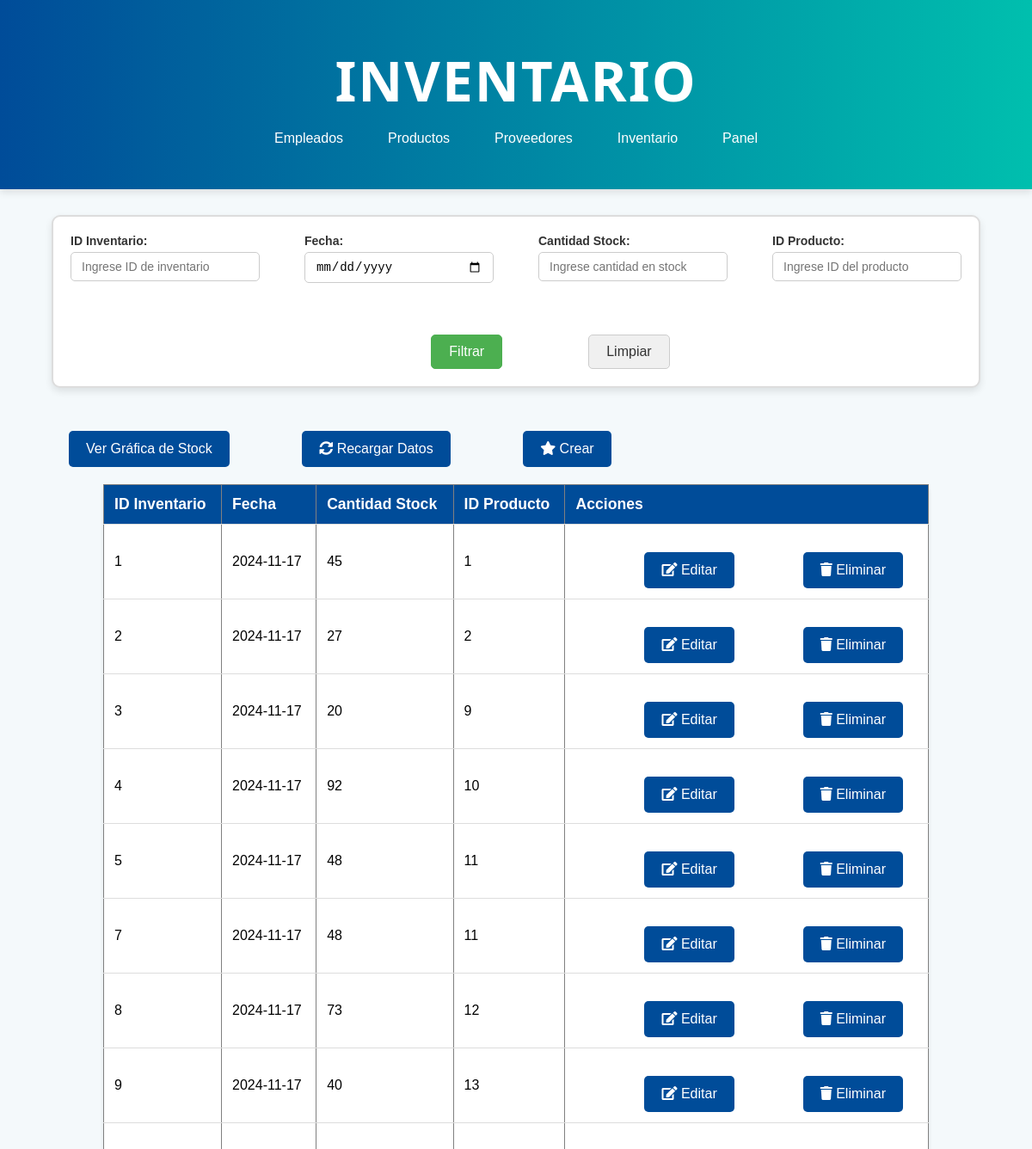
The page /inventario.php (upper part) on the database as committed earlier.
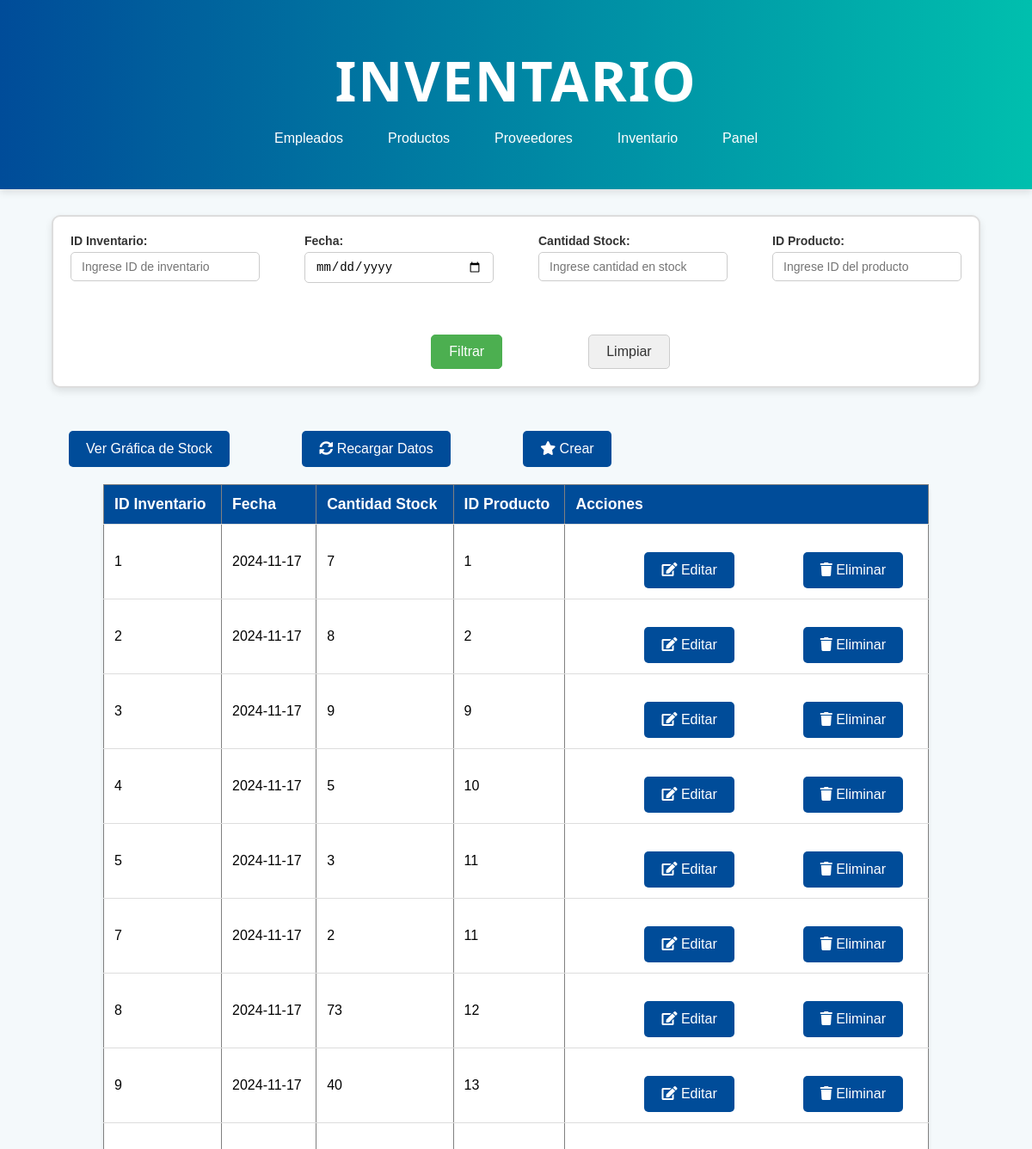
The same page on the database as committed later.
### tables this page shows
CREATE TABLE `inventario` (
  `idInventario` int(11) NOT NULL,
  `cantidadStock` int(11) NOT NULL,
  `fecha` date DEFAULT NULL,
  `idProducto` int(11) NOT NULL,
  `eliminado` int(11) NOT NULL DEFAULT 0
);

### inventario.php (the view, shortened to what this page needs)
<?php
$servername = "localhost";
$username = "root";
$password = "";
$dbname = "drogueriasconfe";
$conn = new mysqli($servername, $username, $password, $dbname);
$sql = "SELECT idInventario, fecha, cantidadStock, idProducto FROM inventario WHERE eliminado = 0";
$result = $conn->query($sql);
$inventarios = [];
if ($result->num_rows > 0) {
    while ($row = $result->fetch_assoc()) {
        $inventarios[] = $row;
    }
}
?>
<!DOCTYPE html>
<html lang="es">
<head>
    <link rel="stylesheet" href="css/stylesListas.css">
    <link rel="stylesheet" href="https://cdnjs.cloudflare.com/ajax/libs/font-awesome/5.15.3/css/all.min.css">
</head>
<body>
    <header class="header">
        <h1>Inventario</h1>
        <nav>
            <ul>
                <li><a href="empleado.php">Empleados</a></li>
                <li><a href="producto.php">Productos</a></li>
                <li><a href="proveedor.php">Proveedores</a></li>
                <li><a href="inventario.php">Inventario</a></li>
                <li><a href="administrador.php">Panel</a></li>
            </ul>
        </nav>
    </header>
    <form method="GET" action="">
        <div class="contenedor-filtros">
            <div class="formulario-filtros">
                <div class="filtro">
                    <label for="idInventario">ID Inventario:</label>
                    <input type="text" name="idInventario" id="idInventario" placeholder="Ingrese ID de inventario" value="<?= isset($_GET['idInventario']) ? htmlspecialchars($_GET['idInventario']) : '' ?>">
                </div>
                <div class="filtro">
                    <label for="fecha">Fecha:</label>
                    <input type="date" name="fecha" id="fecha" value="<?= isset($_GET['fecha']) ? htmlspecialchars($_GET['fecha']) : '' ?>">
                </div>
                <div class="filtro">
                    <label for="cantidadStock">Cantidad Stock:</label>
                    <input type="number" name="cantidadStock" id="cantidadStock" placeholder="Ingrese cantidad en stock" value="<?= isset($_GET['cantidadStock']) ? htmlspecialchars($_GET['cantidadStock']) : '' ?>" min="0">
                </div>
                <div class="filtro">
                    <label for="idProducto">ID Producto:</label>
                    <input type="text" name="idProducto" id="idProducto" placeholder="Ingrese ID del producto" value="<?= isset($_GET['idProducto']) ? htmlspecialchars($_GET['idProducto']) : '' ?>">
                </div>
            </div>
            <div class="botones">
                <button type="submit">Filtrar</button>
                <button type="reset" onclick="resetForm()">Limpiar</button>
            </div>
        </div>
    </form>
    <button onclick="window.location.href='estadisticasStock.php';">Ver Gráfica de Stock</button>
    <button onclick="recargarDatos()">
    <i class="fas fa-sync-alt"></i> Recargar Datos
</button>
    <button class='crear' onclick="window.location.href='crearInventario.php'">
        <i class='fas fa-star'></i> Crear
    </button>
    <table border="1">
        <thead>
            <tr>
                <th>ID Inventario</th>
                <th>Fecha</th>
                <th>Cantidad Stock</th>
                <th>ID Producto</th>
                <th>Acciones</th>
            </tr>
        </thead>
        <tbody id="datosInventario">
            <?php
            if (count($inventarios) > 0) {
                foreach ($inventarios as $row) {
                    echo "<tr>";
                    echo "<td>" . $row["idInventario"] . "</td>";
                    echo "<td>" . $row["fecha"] . "</td>";
                    echo "<td>" . $row["cantidadStock"] . "</td>";
                    echo "<td>" . $row["idProducto"] . "</td>";
                    echo "<td>";
                    echo "<button onclick='editarInventario(" . $row["idInventario"] . ")'><i class='fas fa-edit'></i> Editar</button>";
                    echo "<button onclick='eliminarInventario(" . $row["idInventario"] . ")'><i class='fas fa-trash'></i> Eliminar</button>";
                    echo "</td>";
                    echo "</tr>";
                }
            } else {
                echo "<tr><td colspan='5'>No se encontraron datos</td></tr>";
            }
            ?>
        </tbody>
    </table>
</body>
</html>

### css/stylesListas.css (style rules this page uses)
* { box-sizing: border-box; margin: 0; padding: 0; }
body { font-family: Arial, sans-serif; background-color: #f4f9fb; }
header { background: linear-gradient(to right, #004c99, #00bfae); color: white; text-align: center; padding: 50px 20px; box-shadow: 0 4px 8px rgba(0, 0, 0, 0.1); }
header h1 { font-size: 4em; font-family: 'Segoe UI', Tahoma, Geneva, Verdana, sans-serif; font-weight: 700; margin-bottom: 15px; letter-spacing: 2px; text-transform: uppercase; }
nav ul { display: flex; justify-content: center; list-style: none; }
nav ul li { margin: 0 10px; }
nav ul li a { color: #fff; text-decoration: none; padding: 0.5rem 1rem; border-radius: 5px; transition: background-color 0.3s ease; }
table { width: 80%; margin: 20px auto; border-collapse: collapse; background-color: white; box-shadow: 0 2px 4px rgba(0, 0, 0, 0.1); border-radius: 8px; }
th, td { padding: 12px; text-align: left; border-bottom: 1px solid #ddd; }
th { background-color: #004c99; color: white; font-size: 1.1em; }
button { background-color: #004c99; color: white; padding: 12px 20px; border: none; border-radius: 5px; font-size: 1em; cursor: pointer; transition: background-color 0.3s ease; margin-top: 20px; margin-left: 80px; }
.contenedor-filtros { width: 95%; display: flex; flex-direction: column; align-items: center; border: 2px solid #ddd; border-radius: 10px; padding: 20px; box-shadow: 0px 4px 8px rgba(0, 0, 0, 0.1); background-color: #fff; margin: 30px auto; }
.formulario-filtros { display: flex; flex-wrap: wrap; justify-content: space-between; gap: 10px; margin-bottom: 20px; width: 100%; }
.filtro { display: flex; flex-direction: column; width: 220px; min-width: 220px; }
.filtro input { width: 100%; }
.contenedor-filtros { width: 90%; display: flex; flex-direction: column; align-items: center; border: 2px solid #ddd; border-radius: 10px; padding: 20px; box-shadow: 0px 4px 8px rgba(0, 0, 0, 0.1); background-color: #fff; margin: 30px auto; }
.botones { margin-top: 20px; display: flex; justify-content: center; gap: 20px; }
.botones button[type="submit"] { background-color: #4CAF50; color: white; padding: 10px 20px; border: 1px solid #4CAF50; border-radius: 5px; font-size: 16px; cursor: pointer; transition: background-color 0.3s ease; }
.botones button[type="reset"] { background-color: #f0f0f0; color: #333; padding: 10px 20px; border: 1px solid #ccc; border-radius: 5px; font-size: 16px; cursor: pointer; transition: background-color 0.3s ease; }
.filtro label { font-size: 14px; font-weight: bold; color: #333; margin-bottom: 5px; display: block; }
.filtro input { padding: 8px 12px; font-size: 14px; border: 1px solid #ccc; border-radius: 5px; width: 100%; box-sizing: border-box; transition: border-color 0.3s ease; }
.filtro input[type="date"] { padding: 8px 12px; border-radius: 5px; }

Rows that differ between the two databases and show on the page:
changed inventario id 1: cantidadStock "45" → "7"
changed inventario id 2: cantidadStock "27" → "8"
changed inventario id 3: cantidadStock "20" → "9"
changed inventario id 4: cantidadStock "92" → "5"
changed inventario id 5: cantidadStock "48" → "3"
changed inventario id 7: cantidadStock "48" → "2"
